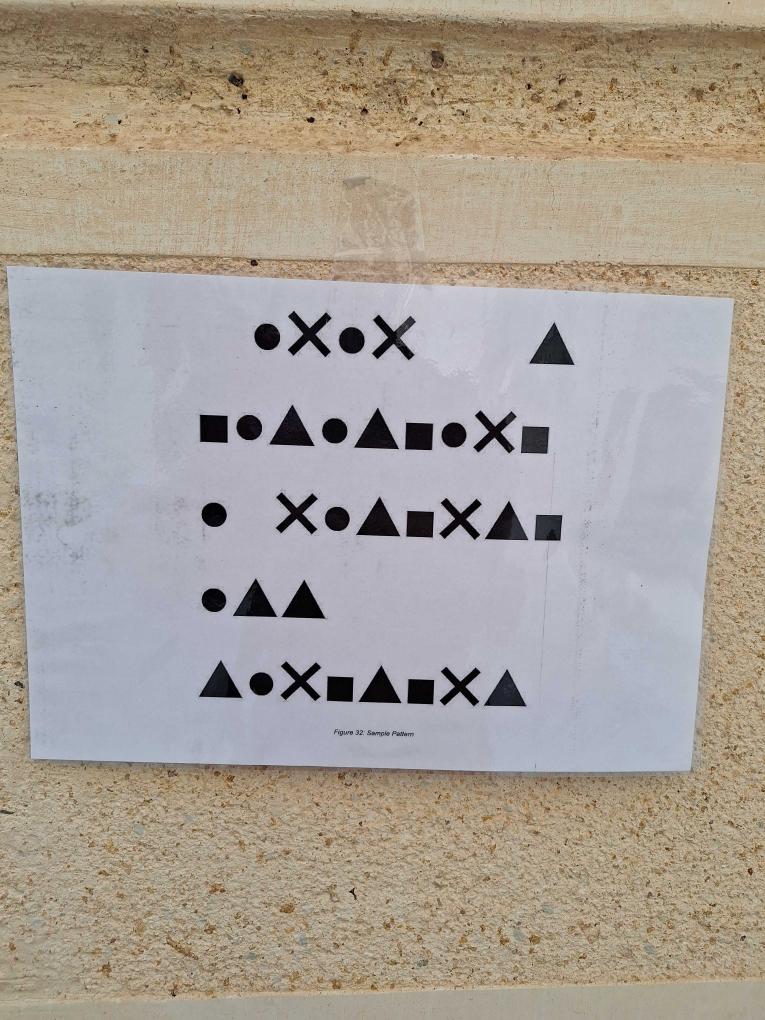
#> input picture 7.jpg, 3060 x 4080 px (shown at 1/4 size)
$ jupyter execute Task11_2.ipynb
#> lines starting #> are read from the running program, lines starting #| are printed output that depends on the picture; after the words box and inside, x2 and y2 are one past the last pixel; in counts of white or black regions, pixels touching at a corner belong together
<a href="https://colab.research.google.com/github/SmartOmaru/mia-task-11-group/blob/main/Task11_2.ipynb" target="_parent"></a>

[cell 1]
import numpy as np
import matplotlib.pyplot as plt
import cv2
from google.colab.patches import cv2_imshow

[cell 2]
img=cv2.imread("7.jpg")
#> img is the input picture: shape (4080, 3060, 3); mean B, G, R 149.3, 158.7, 167.5
rgb_img=cv2.cvtColor(img, cv2.COLOR_BGR2RGB)
gray_img=cv2.cvtColor(rgb_img,cv2.COLOR_BGR2GRAY)

plt.imshow(gray_img, cmap="gray")
plt.axis('off')
plt.show()

[cell 3]
img_eq = cv2.equalizeHist((gray_img).astype(np.uint8))
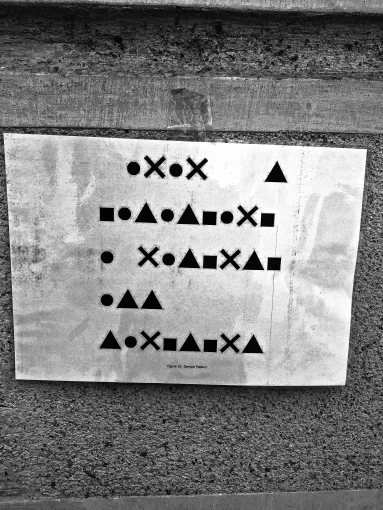
#> img_eq: shape (4080, 3060) (shown at 1/8 size); min 0, max 255, mean 129.3
plt.figure(figsize=(12,8))
plt.imshow(img_eq, cmap = "gray")

[cell 4]
lower_white=170
upper_white=255

mask =cv2.inRange(gray_img, lower_white, upper_white)
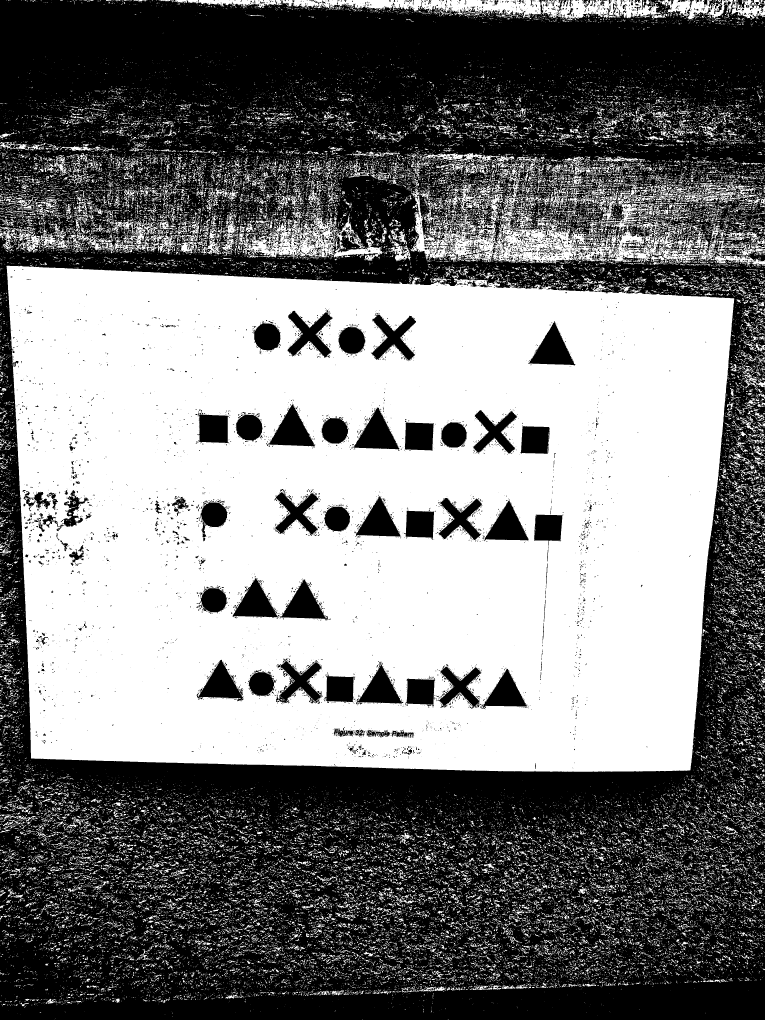
#> mask: shape (4080, 3060) (shown at 1/4 size); 48.6% white; 53705 white regions (44314 under 20 px), largest, box (x1, y1, x2, y2) and area: (26, 1063, 2937, 3087) 4919189, (1642, 748, 2980, 1060) 127096, (949, 846, 1538, 1044) 38686
result = cv2.bitwise_and(gray_img, gray_img, mask=mask)
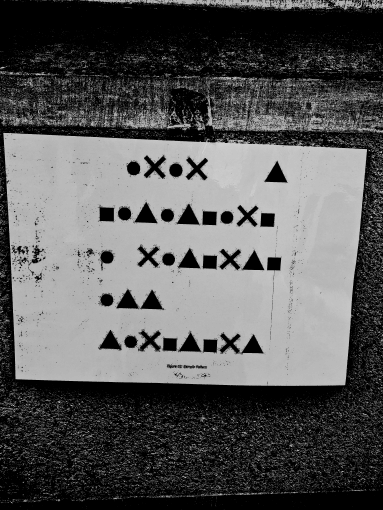
#> result: shape (4080, 3060) (shown at 1/8 size); min 0, max 233, mean 88.8
fig , axarr=plt.subplots(1,2, figsize=(12,4))

axarr[0].imshow(gray_img)
axarr[1].imshow(mask, cmap='gray')

[cell 5]
_, thresh_image = cv2.threshold(mask, 220, 255, cv2.THRESH_BINARY)

contours, hierarchy = cv2.findContours(thresh_image, cv2.RETR_TREE, cv2.CHAIN_APPROX_SIMPLE)
#> contours = 65609 contours

output = mask.copy()
paper_contour = max(contours, key=cv2.contourArea)
#> paper_contour = contour of 2936 points, box (x1, y1, x2, y2) (26, 1063, 2937, 3087), area 5369262
x, y, w, h = cv2.boundingRect(paper_contour)
#> x = 26; y = 1063; w = 2911; h = 2024

cropped = output[y:y+h, x:x+w]
#> cropped: shape (2024, 2911); 84.4% white; 4477 black regions (3930 under 20 px), largest, box (x1, y1, x2, y2) and area: (62, 0, 2911, 131) 159907, (0, 5, 2174, 2024) 155613, (2423, 139, 2911, 2024) 150321

plt.imshow(cropped, cmap="gray")
plt.axis('off')
plt.show()

[cell 6]
mask_inv = cv2.bitwise_not(cropped)


plt.imshow(mask_inv, cmap="gray")
plt.axis('off')
plt.show()

[cell 7]
_, mask_inv = cv2.threshold(mask_inv, 127, 255, cv2.THRESH_BINARY)
kernel = np.ones((3,3), np.uint8)
mask_clean = cv2.morphologyEx(mask_inv, cv2.MORPH_OPEN, kernel, iterations=2)
#> mask_clean: shape (2024, 2911); 14.1% white; 330 white regions (6 under 20 px), largest, box (x1, y1, x2, y2) and area: (0, 710, 1957, 2024) 132634, (2636, 815, 2911, 2024) 116334, (140, 0, 1763, 77) 62566
mask_clean = cv2.morphologyEx(mask_clean, cv2.MORPH_CLOSE, kernel, iterations=2)
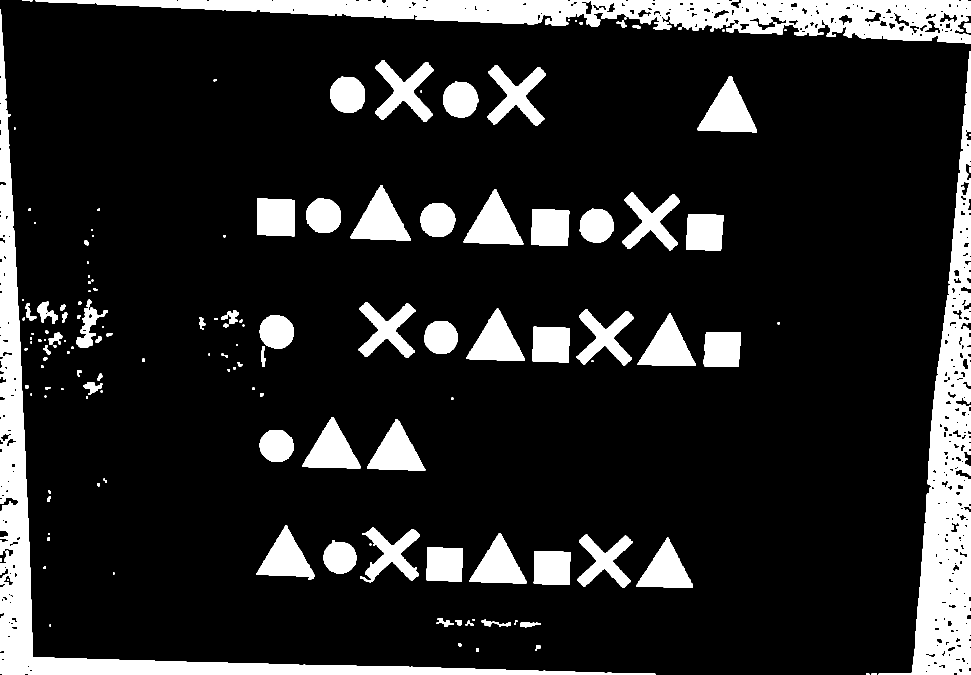
#> mask_clean: shape (2024, 2911) (shown at 1/3 size); 14.7% white; 146 white regions

plt.imshow(mask_clean, cmap="gray")
plt.axis('off')
plt.show()

[cell 8]
_, thresh_image = cv2.threshold(mask_clean, 220, 255, cv2.THRESH_BINARY)

contours, hierarchy = cv2.findContours(thresh_image, cv2.RETR_TREE, cv2.CHAIN_APPROX_SIMPLE)
#> contours = 420 contours, 28 with area under 20; largest, box (x1, y1, x2, y2) and area: (107, 0, 2911, 130) 168922, (2636, 153, 2911, 2024) 161463, (0, 29, 1966, 2024) 155678, (2093, 229, 2271, 397) 15333, (1052, 556, 1233, 722) 15144


output = rgb_img.copy()
cropped = output[y:y+h, x:x+w]
#> cropped: shape (2024, 2911, 3)

for contour in contours:
    epsilon = 0.01*cv2.arcLength(contour, True)
    approx = cv2.approxPolyDP(contour, epsilon, True)


    if cv2.contourArea(contour) < 2000:
      continue
    cv2.drawContours(cropped, [contour], -1, (0, 255, 0), 2)
#> this loop made 420 passes
#> epsilon on passes 3 to 5: 0.334, 0.608, 0.348
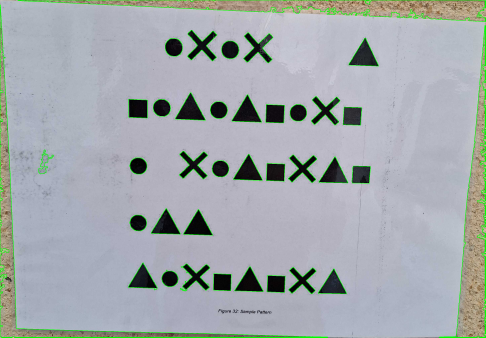
#> cropped: shape (2024, 2911, 3) (shown at 1/6 size); mean R, G, B 163.9, 169.3, 173.5


plt.imshow(output, cmap="gray")
plt.axis('off')
plt.show()
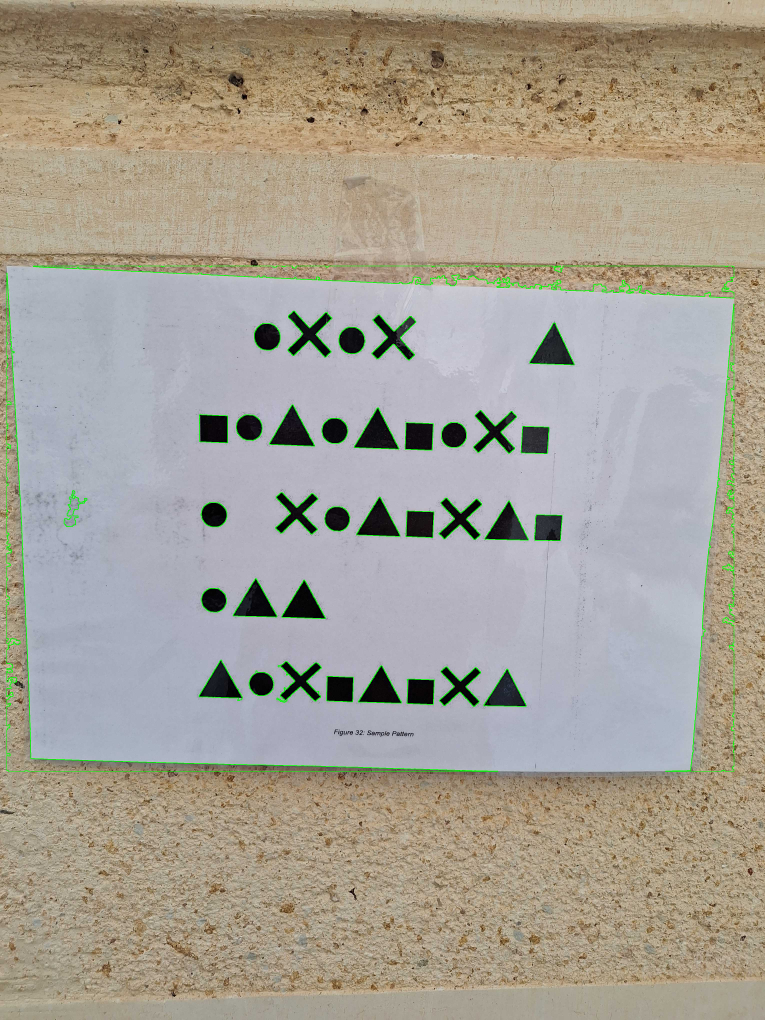
#> shown: shape (4080, 3060, 3) (shown at 1/4 size); mean R, G, B 166.1, 159.9, 148.1

$ run again, with 1.jpg copied over 7.jpg
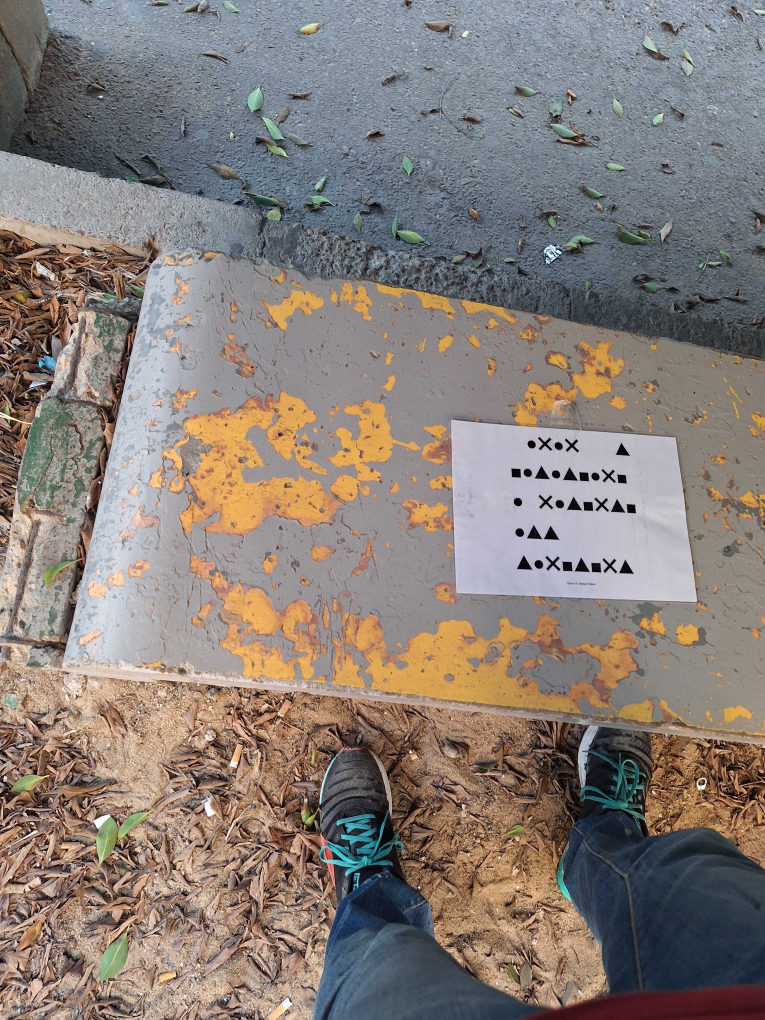
#> input picture 1.jpg, 3060 x 4080 px (shown at 1/4 size)
#> img is the input picture: shape (4080, 3060, 3); mean B, G, R 120.4, 126, 135.6
#> `mask =cv2.inRange(gray_img, lower_white, upper_white)`:
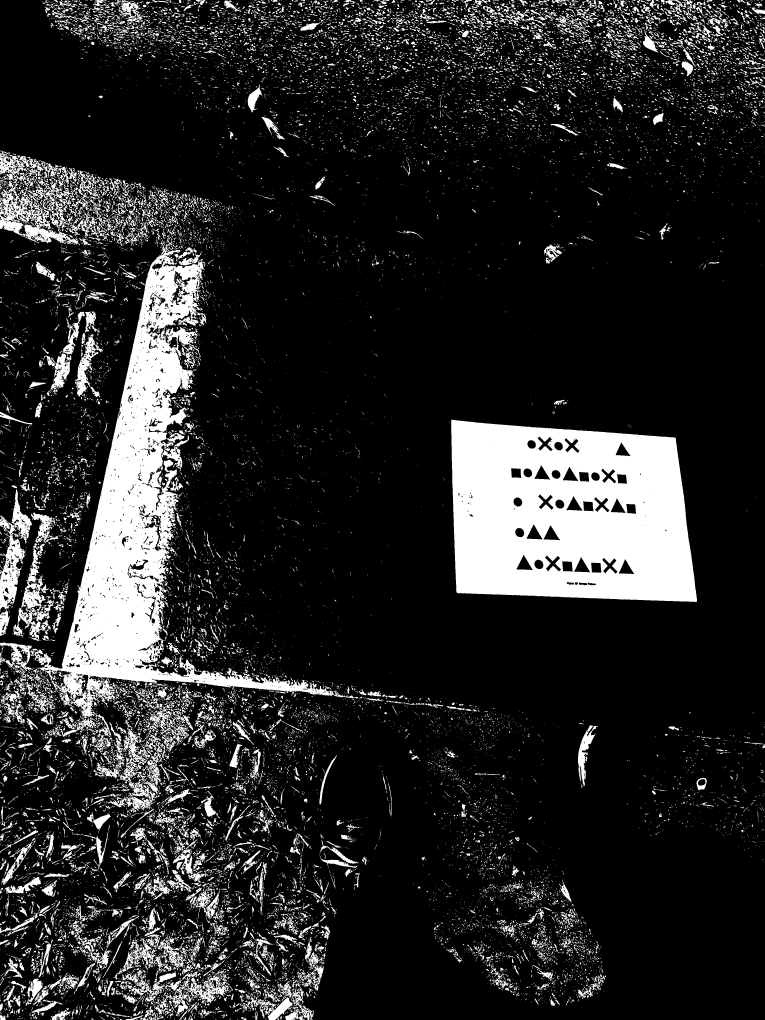
#> mask: shape (4080, 3060) (shown at 1/4 size); 15.7% white; 27944 white regions (22180 under 20 px)
#> `contours, hierarchy = cv2.findContours(thresh_image, cv2.RETR_TREE, cv..`: contours = 34004 contours, 29219 with area under 20; largest, box (x1, y1, x2, y2) and area: (1805, 1679, 2788, 2408) 623876, (122, 976, 1432, 2873) 503686, (0, 723, 320, 981) 32040, (0, 1956, 128, 2448) 24035, (0, 603, 310, 913) 19570
#> paper_contour = contour of 549 points, box (x1, y1, x2, y2) (1805, 1679, 2788, 2408), area 623876
#> x = 1805; y = 1679; w = 983; h = 729
#> mask_inv: shape (729, 983); 19.3% white; 106 white regions (63 under 20 px), largest, box (x1, y1, x2, y2) and area: (7, 0, 983, 717) 67337, (0, 57, 974, 729) 23760, (262, 541, 325, 602) 1930
#> `contours, hierarchy = cv2.findContours(thresh_image, cv2.RETR_TREE, cv..`: contours = 38 contours, 1 with area under 20; largest, box (x1, y1, x2, y2) and area: (22, 0, 983, 700) 65711, (0, 165, 914, 729) 22029, (262, 545, 323, 600) 1812, (494, 553, 553, 610) 1774, (371, 426, 431, 481) 1760
#> the loop `for contour in contours:` made 38 passes
#> epsilon on passes 1, 2, 5, 6, 7, 8, 9, 10: 1.48, 0.99, 1.89, 1.18, 2.76, 1.95, 2.82, 1.95
#> after the loop `for contour in contours:`:
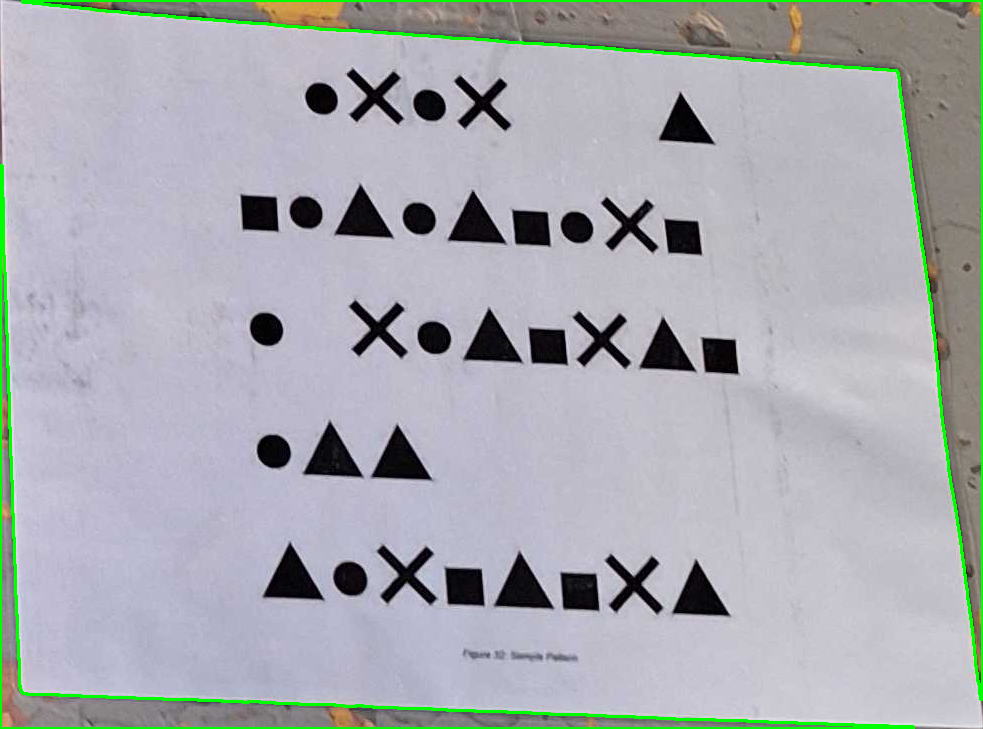
#> cropped: shape (729, 983, 3); mean R, G, B 169, 171.8, 176.8

$ run again, with 10.jpg copied over 7.jpg
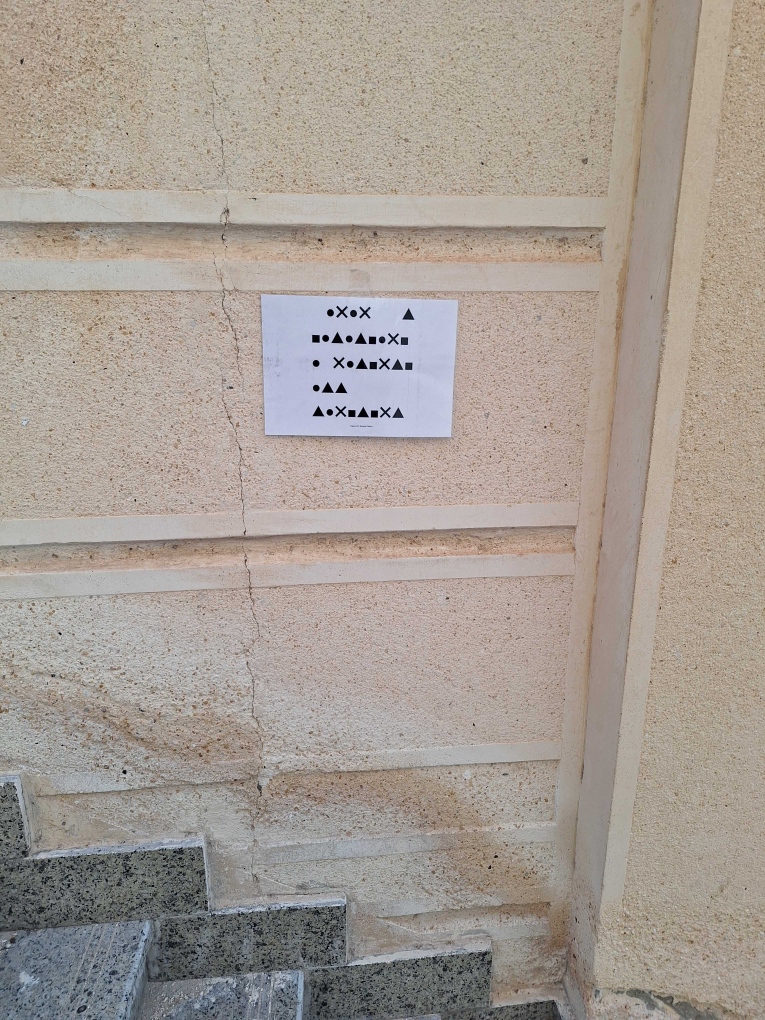
#> input picture 10.jpg, 3060 x 4080 px (shown at 1/4 size)
#> img is the input picture: shape (4080, 3060, 3); mean B, G, R 148.2, 156.4, 165.8
#> mask: shape (4080, 3060); 34.3% white; 54494 white regions (42105 under 20 px), largest, box (x1, y1, x2, y2) and area: (0, 1168, 2264, 2183) 1250900, (0, 0, 2418, 907) 767042, (0, 2316, 2140, 3069) 503325
#> `contours, hierarchy = cv2.findContours(thresh_image, cv2.RETR_TREE, cv..`: contours = 83052 contours
#> paper_contour = contour of 43895 points, box (x1, y1, x2, y2) (0, 1168, 2264, 2183), area 1657495
#> x = 0; y = 1168; w = 2264; h = 1015
#> mask_inv: shape (1015, 2264); 39.4% white; 6677 white regions (4670 under 20 px), largest, box (x1, y1, x2, y2) and area: (4, 0, 2264, 1015) 255341, (0, 0, 1974, 695) 201517, (0, 397, 632, 797) 62350
#> `contours, hierarchy = cv2.findContours(thresh_image, cv2.RETR_TREE, cv..`: contours = 2284 contours, 375 with area under 20; largest, box (x1, y1, x2, y2) and area: (43, 755, 2264, 1015) 103757, (0, 0, 665, 127) 30099, (1039, 445, 1831, 637) 25524, (2049, 0, 2264, 250) 13260, (1007, 0, 1317, 415) 6845
#> the loop `for contour in contours:` made 2284 passes
#> epsilon on passes 2 to 4: 0.208, 0.457, 0.537
#> after the loop `for contour in contours:`:
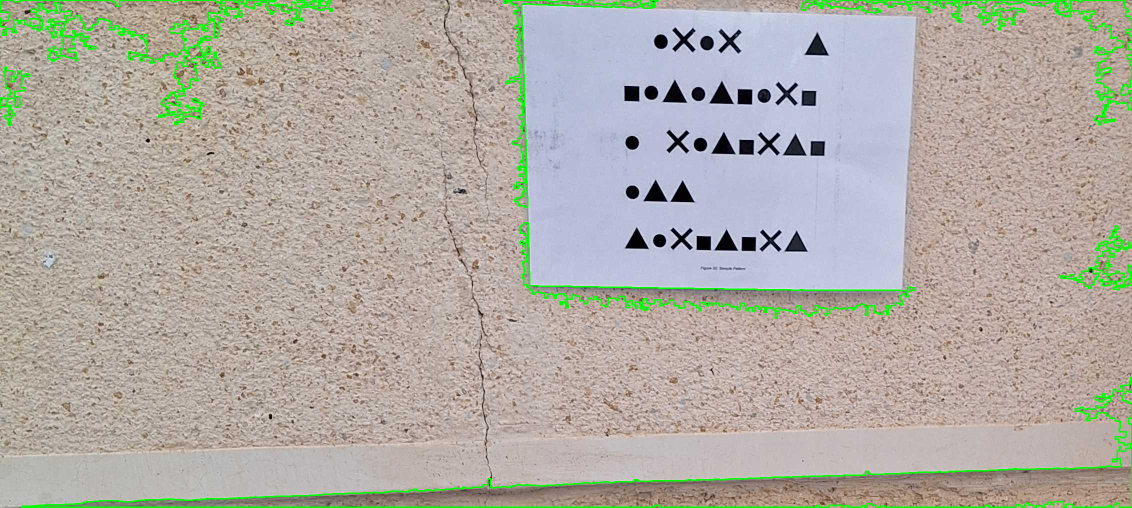
#> cropped: shape (1015, 2264, 3) (shown at 1/2 size); mean R, G, B 176.3, 172.6, 163.9
#> `plt.show()`:
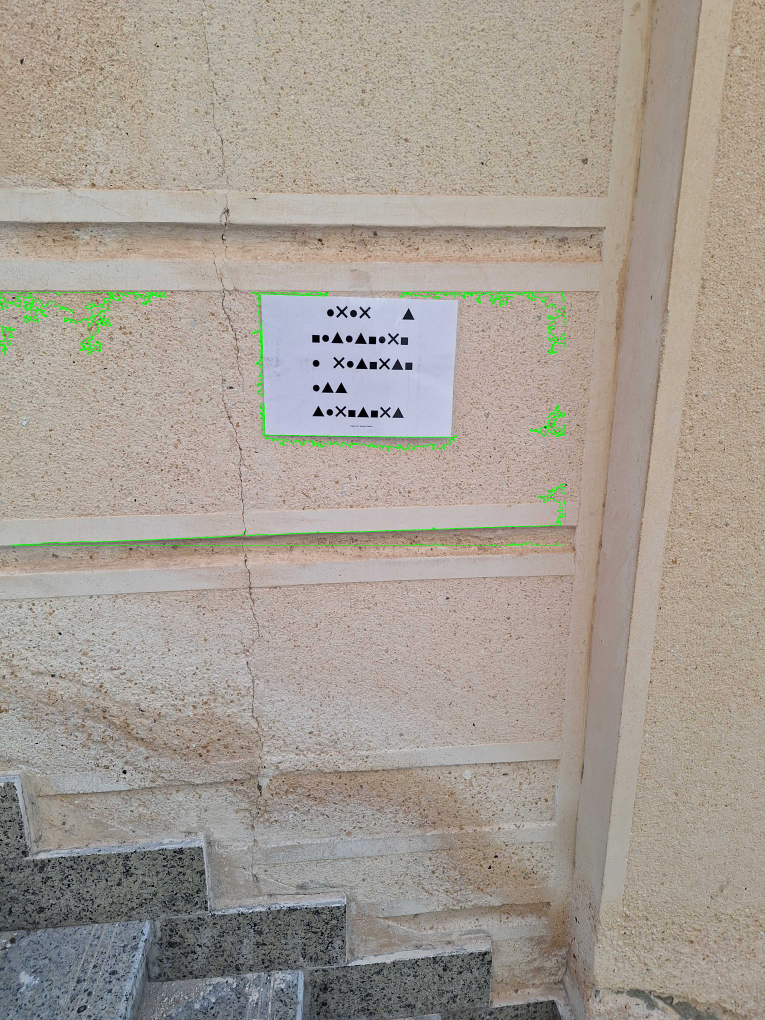
#> shown: shape (4080, 3060, 3) (shown at 1/4 size); mean R, G, B 164.9, 156.9, 147.5
